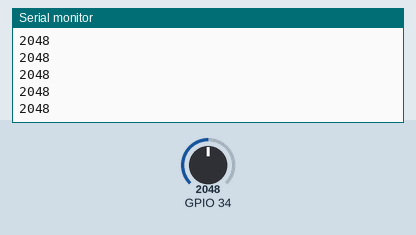
Simulated run of this sketch. Board: ESP32. Shown: the last lines printed to the serial monitor. Inputs (shaded band) come from the test bench; at power-on: GPIO 34 = 2048. WiFi joins after 1.5 s; servers stay silent unless stated.

Above: at 3.2 s.
3.3 s: GPIO 34 set to 2866
At 3.8 s:
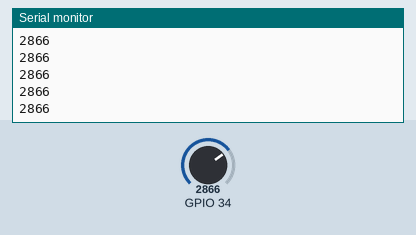
4.8 s: GPIO 34 set to 3603
At 5.4 s:
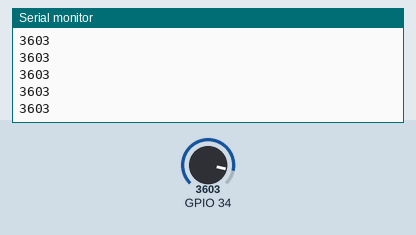
Timing chart, 0 to 7.8 s (numbered marks = the images above; inputs shaded):
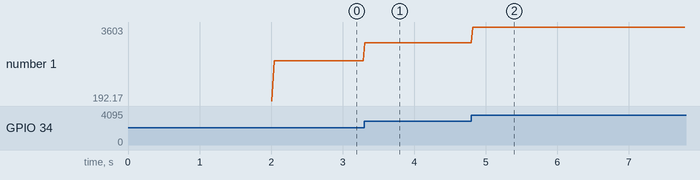

Measured:
- after the input at 3.3 s, the serial monitor: prints a new line at once (image 1)
- after the input at 4.8 s, the serial monitor: prints a new line at once (image 2)
- plotted number 1: 2048 → 2866 after the input at 3.3 s, 2866 → 3603 after the input at 4.8 s

The sketch:

ep32ECG.ino
```cpp
#include <ArduinoWebsockets.h>
#include <WiFi.h>
#include <ArduinoJson.h>
//const char* ssid = "TP-LINK_B5598E"; //Enter SSID
const char* ssid = "S21fe";
//const char* password = "79091473"; //Enter Password
const char* password = "hello123";
using namespace websockets;
WebsocketsServer server;
WebsocketsClient client;
void setup() {
  Serial.begin(9600);
    pinMode(4, INPUT); // Setup for leads off detection LO +
    pinMode(2, INPUT); // Setup for leads off detection LO -
    // Connect to WiFi
    WiFi.begin(ssid, password);
    while (WiFi.status() != WL_CONNECTED) {
        delay(2000);
        Serial.println("Connecting to WiFi...");
    }
    Serial.println("Connected to WiFi");
    Serial.println("");
    Serial.println("WiFi connected");
    Serial.println("IP address: ");
    Serial.println(WiFi.localIP());   //You can get IP address assigned to ESP

    server.listen(8080);
    Serial.print("Is server live? ");
    Serial.println(server.available());
}

unsigned long lastMPUReadTime = 0;
String roomT = "";

void loop() {

    unsigned long currentTime = millis();
    Serial.println(analogRead(34));
    int ecgValue = analogRead(34);
    delay(20);
    String JsonData = "{\"timestamp\":" + String(currentTime) + ", \"ecgVal\":" + String(ecgValue) + "}";
      if (WiFi.status() == WL_CONNECTED)
  {
    server.poll();
    if (!client.available()) {
        client = server.accept();
        if (client.available()) {
            Serial.println("Client connected");
        }
    }
     if (client.available())
        {
            client.send(JsonData);
        }
  }
}
```
